Frame 1 (no input): blank canvas, image omitted
Frame 60 (no input): blank canvas, image omitted
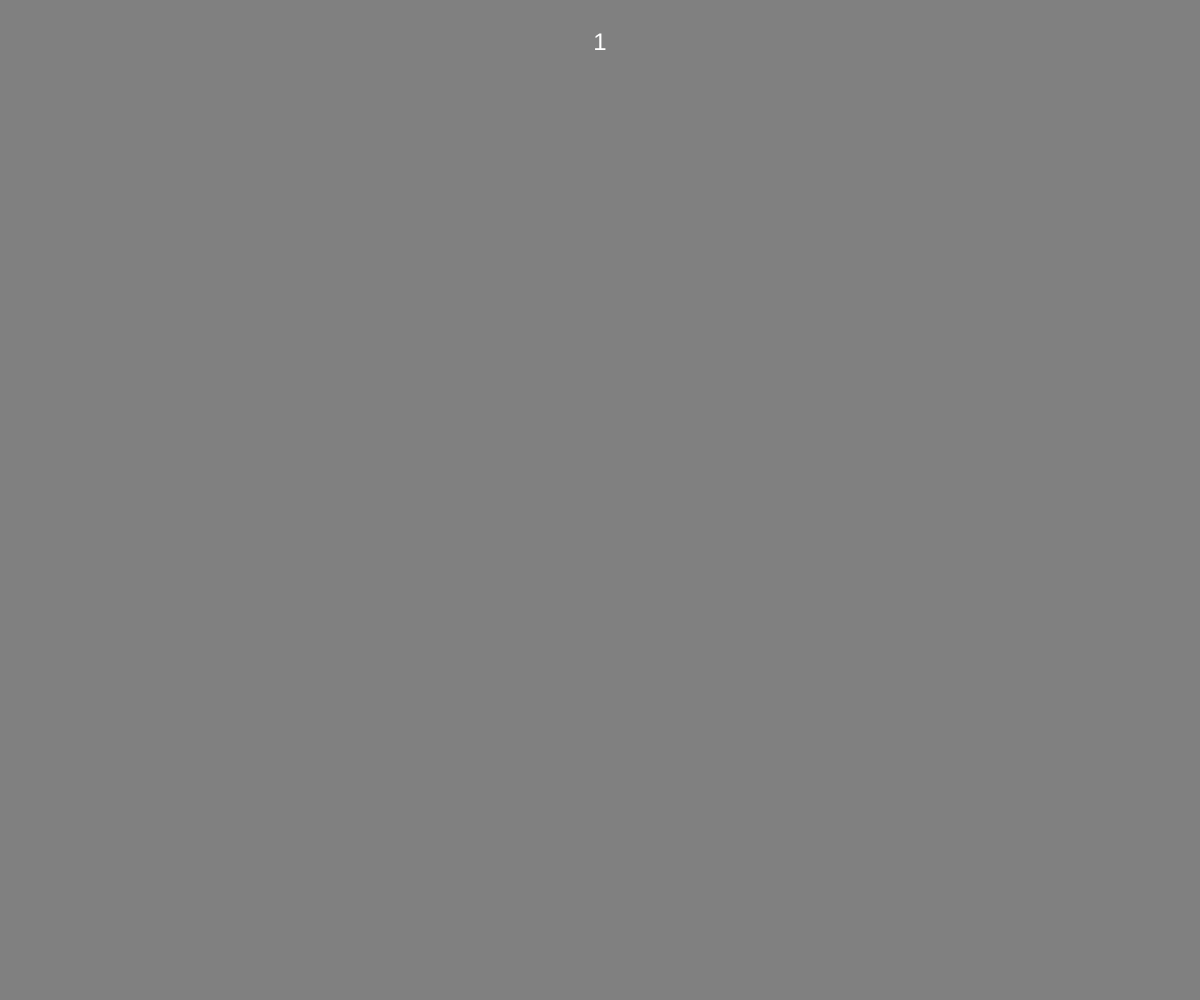
Frame 120 (the mouse pressed at the canvas centre since frame 60)

The p5.js sketch whose frames 1 and 60 were blank and that drew this single picture after the mouse press (run headless with seeded random() and noise() and a simulated clock; from frame 60 on, the mouse is pressed at the canvas centre):

// p5.js sketch
// ── sketch.js
/***********************************************************************************
  Simple Counter

  Uses the p5.timer.js class to show elapsed seconds on the screen

------------------------------------------------------------------------------------
	To use:
	Add this line to the index.html

  <script src="p5.timer.js"></script>
***********************************************************************************/

// uninitialized object
var simpleTimer;
var elapsedSeconds = 0;

// Setup code goes here
function setup() {
  createCanvas(windowWidth, windowHeight);

  simpleTimer = new Timer(1000);
  simpleTimer.start();

  textAlign(CENTER);
  textSize(24);
 }


// Draw code goes here
function draw() {
  background(128);

  updateTimer();

  fill(255);
  text(elapsedSeconds, width/2, 50);
}

// Looks for elapsed time
function updateTimer() {
  if( simpleTimer.expired() ) {
  	elapsedSeconds++;
  	simpleTimer.start();
  }

}
// ── p5.timer.js
/*******************************************************************************************************************
//
//  Class: Timer
//
//  Written by Scott Kildall
//	for P5.js
//
//------------------------------------------------------------------------------------------------------------------
// - Very simple but incredibly useful timer class
// - Call start() whenever it expires to reset the time
// - Call expired() to check to see if timer is still active
//
//------------------------------------------------------------------------------------------------------------------
//   - Needs more testing
*********************************************************************************************************************/

class Timer {
  constructor( _duration ) {
    this.duration = _duration;
    this.startTime = millis();
  }
  
  start() { 
    this.startTime = millis();
  }
  
  setTimer(_duration) {
    this.duration = _duration;
  }
  
  expired() {
    return ((this.startTime + this.duration) < millis());
  }
  
  getRemainingTime() {
    if( expired() )
      return 0;
      
    return  (startTime + duration) - millis();
  }
  
  getPercentageRemaining() {
    if( expired() )
     return 1.0;
      
    return getRemainingTime()/duration;
  }
  
   getPercentageElapsed() {
    if( expired() )
     return 0.0;
      
    return 1 - (getRemainingTime()/duration);
  }	 	
}
